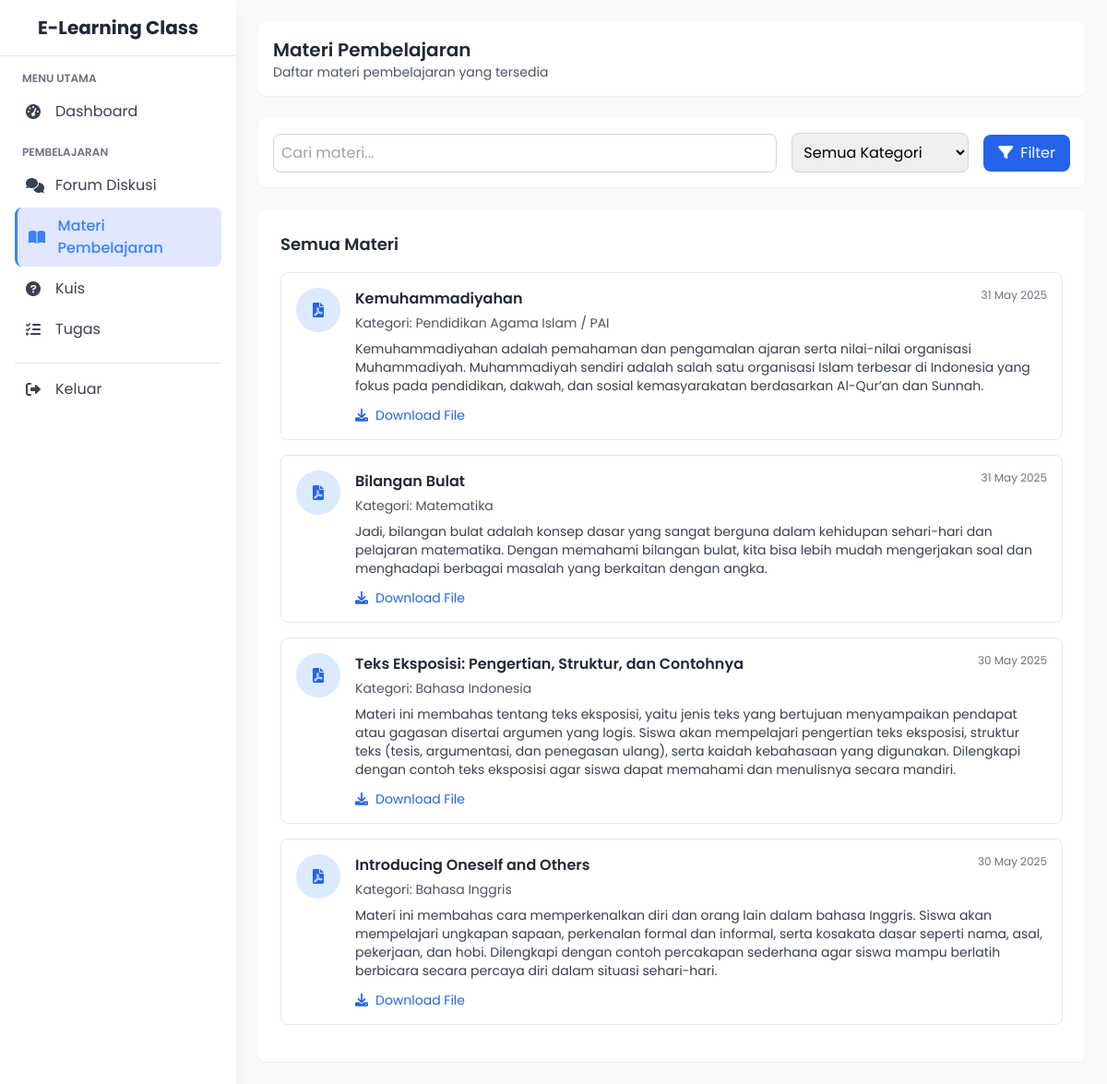
Before: /public/admin/lihat_materi.php with the older database file.
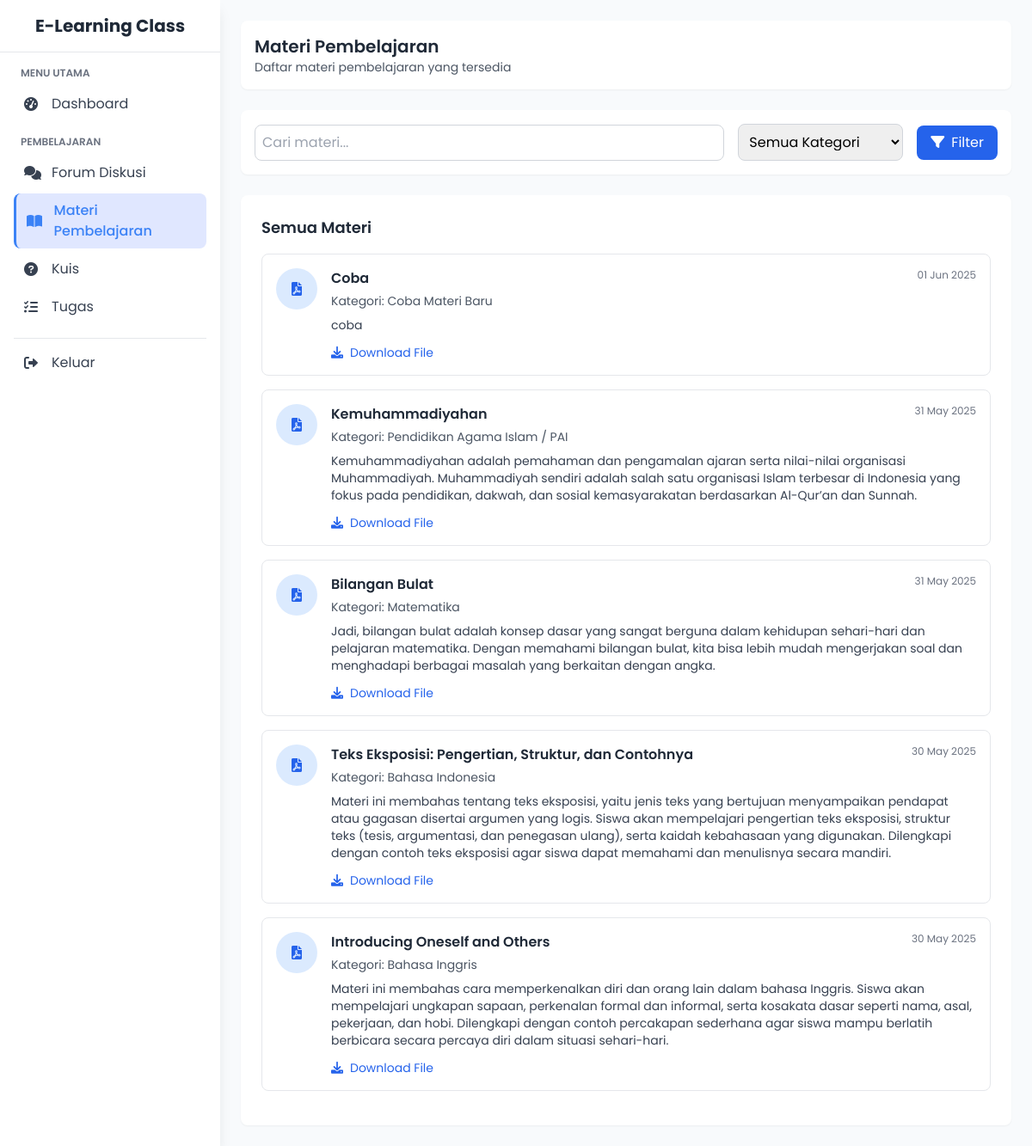
After: the same page with the newer database file.
### tables this page shows
CREATE TABLE `materials` (
  `id` int(11) NOT NULL,
  `title` varchar(255) NOT NULL,
  `category` varchar(100) DEFAULT NULL,
  `content` text DEFAULT NULL,
  `file_path` varchar(255) DEFAULT NULL,
  `created_at` timestamp NOT NULL DEFAULT current_timestamp()
);

### public/admin/lihat_materi.php (the view, shortened to what the changed rows need)
<?php
$host = getenv('MYSQLHOST') ?: 'localhost';
$dbname = getenv('MYSQL_DATABASE') ?: 'smpm29';
$password = getenv('MYSQL_ROOT_PASSWORD') ?: '';
$mysqli = new mysqli($host, $user, $password, $dbname);
$sql = "SELECT * FROM materials ORDER BY created_at DESC";
$result = $mysqli->query($sql);
?>
<!DOCTYPE html>
<html lang="id">
<head>
    <script src="https://cdn.tailwindcss.com"></script>
    <link rel="stylesheet" href="https://cdnjs.cloudflare.com/ajax/libs/font-awesome/6.0.0-beta3/css/all.min.css">
</head>
<body>
    <div class="flex">
        <div class="ml-64 w-full p-6">
            <div class="bg-white rounded-lg shadow-sm p-4 mb-6">
                <h1 class="text-xl font-semibold text-gray-800">Materi Pembelajaran</h1>
            </div>
            <div class="bg-white rounded-lg shadow-sm p-6">
                <h2 class="text-lg font-semibold text-gray-800 mb-4">Semua Materi</h2>
                <?php if ($result->num_rows > 0): ?>
                    <?php while($row = $result->fetch_assoc()): ?>
                        <div class="border border-gray-200 rounded-lg p-4 mb-4 hover:shadow-md transition-shadow">
                            <div class="flex">
                                <div class="bg-blue-100 p-3 rounded-full h-12 w-12 flex items-center justify-center mr-4">
                                    <?php
                                    $filePath = $row['file_path'];
                                    $ext = $filePath ? strtolower(pathinfo($filePath, PATHINFO_EXTENSION)) : '';
                                    if (in_array($ext, ['pdf'])) {
                                        echo '<i class="fas fa-file-pdf text-blue-600"></i>';
                                    } elseif (in_array($ext, ['doc', 'docx'])) {
                                        echo '<i class="fas fa-file-word text-blue-600"></i>';
                                    } elseif (in_array($ext, ['ppt', 'pptx'])) {
                                        echo '<i class="fas fa-file-powerpoint text-blue-600"></i>';
                                    } else {
                                        echo '<i class="fas fa-book-open text-blue-600"></i>';
                                    }
                                    ?>
                                </div>
                                <div class="flex-1">
                                    <div class="flex justify-between">
                                        <h3 class="font-semibold text-gray-800"><?php echo htmlspecialchars($row['title']); ?></h3>
                                        <span class="text-xs text-gray-500"><?php echo date('d M Y', strtotime($row['created_at'])); ?></span>
                                    </div>
                                    <p class="text-sm text-gray-600 mt-1">Kategori: <?php echo htmlspecialchars($row['category'] ?? 'Umum'); ?></p>
                                    <p class="text-gray-700 mt-2 text-sm"><?php echo nl2br(htmlspecialchars($row['content'])); ?></p>
                                    <?php if (!empty($row['file_path'])): ?>
                                        <div class="mt-3 flex items-center text-sm text-blue-600">
                                            <i class="fas fa-download mr-2"></i>
                                            <a href="<?php echo htmlspecialchars($row['file_path']); ?>" class="hover:underline" target="_blank">Download File</a>
                                        </div>
                                    <?php endif; ?>
                                </div>
                            </div>
                        </div>
                    <?php endwhile; ?>
                <?php else: ?>
                    <p class="text-gray-500 text-center py-8">Belum ada materi yang tersedia.</p>
                <?php endif; ?>
            </div>
        </div>
    </div>
</body>
</html>

Changed rows visible on the page:
added materials: title "Coba", created_at "01 Jun 2025", category "Coba Materi Baru", content "coba"
